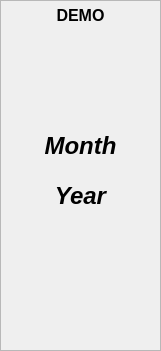
     <widget class="QFrame" name="frame_5">
      <property name="geometry">
       <rect>
        <x>10</x>
        <y>310</y>
        <width>161</width>
        <height>351</height>
       </rect>
      </property>
      <property name="frameShape">
       <enum>QFrame::StyledPanel</enum>
      </property>
      <property name="frameShadow">
       <enum>QFrame::Sunken</enum>
      </property>
      <property name="lineWidth">
       <number>3</number>
      </property>
      <property name="midLineWidth">
       <number>2</number>
      </property>
      <widget class="QLabel" name="label_Month">
       <property name="geometry">
        <rect>
         <x>0</x>
         <y>130</y>
         <width>161</width>
         <height>31</height>
        </rect>
       </property>
       <property name="palette">
        <palette>
         <active>
          <colorrole role="Text">
           <brush brushstyle="SolidPattern">
            <color alpha="255">
             <red>170</red>
             <green>0</green>
             <blue>0</blue>
            </color>
           </brush>
          </colorrole>
         </active>
         <inactive>
          <colorrole role="Text">
           <brush brushstyle="SolidPattern">
            <color alpha="255">
             <red>170</red>
             <green>0</green>
             <blue>0</blue>
            </color>
           </brush>
          </colorrole>
         </inactive>
         <disabled/>
        </palette>
       </property>
       <property name="font">
        <font>
         <pointsize>18</pointsize>
         <italic>true</italic>
         <bold>true</bold>
        </font>
       </property>
       <property name="text">
        <string>Month</string>
       </property>
       <property name="alignment">
        <set>Qt::AlignCenter</set>
       </property>
      </widget>
      <widget class="QLabel" name="label_Year">
       <property name="geometry">
        <rect>
         <x>0</x>
         <y>180</y>
         <width>161</width>
         <height>31</height>
        </rect>
       </property>
       <property name="palette">
        <palette>
         <active>
          <colorrole role="Text">
           <brush brushstyle="SolidPattern">
            <color alpha="255">
             <red>170</red>
             <green>0</green>
             <blue>0</blue>
            </color>
           </brush>
          </colorrole>
         </active>
         <inactive>
          <colorrole role="Text">
           <brush brushstyle="SolidPattern">
            <color alpha="255">
             <red>170</red>
             <green>0</green>
             <blue>0</blue>
            </color>
           </brush>
          </colorrole>
         </inactive>
         <disabled/>
        </palette>
       </property>
       <property name="font">
        <font>
         <pointsize>18</pointsize>
         <italic>true</italic>
         <bold>true</bold>
        </font>
       </property>
       <property name="text">
        <string>Year</string>
       </property>
       <property name="alignment">
        <set>Qt::AlignCenter</set>
       </property>
      </widget>
      <widget class="QLabel" name="label_Demo">
       <property name="geometry">
        <rect>
         <x>0</x>
         <y>0</y>
         <width>161</width>
         <height>31</height>
        </rect>
       </property>
       <property name="palette">
        <palette>
         <active>
          <colorrole role="Text">
           <brush brushstyle="SolidPattern">
            <color alpha="255">
             <red>170</red>
             <green>0</green>
             <blue>0</blue>
            </color>
           </brush>
          </colorrole>
         </active>
         <inactive>
          <colorrole role="Text">
           <brush brushstyle="SolidPattern">
            <color alpha="255">
             <red>170</red>
             <green>0</green>
             <blue>0</blue>
            </color>
           </brush>
          </colorrole>
         </inactive>
         <disabled/>
        </palette>
       </property>
       <property name="font">
        <font>
         <pointsize>12</pointsize>
         <bold>true</bold>
        </font>
       </property>
       <property name="text">
        <string>DEMO</string>
       </property>
       <property name="alignment">
        <set>Qt::AlignCenter</set>
       </property>
      </widget>
     </widget>
